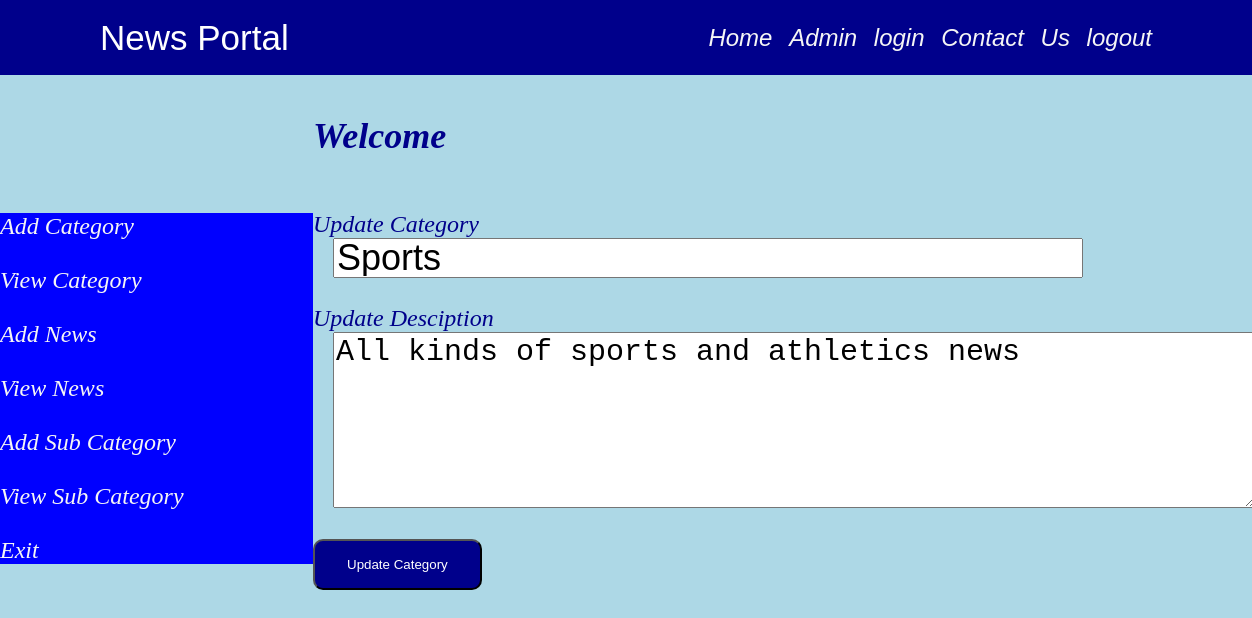
The page /newsportal/update_category.php?id=1 on the database its author committed.
### tables this page shows
CREATE TABLE `category` (
  `id` int(100) NOT NULL,
  `category_name` varchar(255) NOT NULL,
  `description` varchar(255) NOT NULL
);

### newsportal/update_category.php (the view, shortened to what this page needs)
<?php
	require_once "database.php";
	$conn = mysqli_connect($servername,$username,$password,$database);
		$category = "";
		$description = "";
		$sql = mysqli_query($conn,"select * from category where id='$_GET[id]'");
		while($row = mysqli_fetch_assoc($sql)){
			$category = $row['category_name'];
			$description = $row['description'];
		}
?>
<html>
<head>
	<?php
		include('header.php');
	?>
	<link rel="stylesheet" type="text/css" href="style.css">
</head>
<body bgcolor="#ADD8E6">
	<?php
			include('sidebar.php');
		?>
		<div class="floatright">
			<h2>Welcome <?php echo $_SESSION['ausername'];?></h2><br><br>
				<form action="" method='POST'>
					<label class="labelcontrol">Update Category</label><br>
					<input type="text" class="input" name="category" value="<?php echo $category;?>" size="70" required><br>
					<br>
					<label class="labelcontrol">Update Desciption</label><br>
					<textarea rows="5" cols="50" class="inputtext" name="description" required><?php echo $description;?></textarea><br>
					<br>
					<button type="submit" name="update" class="button1">Update Category</button>
				</form>
		</div>
</body>
</html>

### newsportal/style.css (style rules this page uses)
* { margin: 0px auto; padding: 0px auto; }
.input { height: 40px; width: 750px; font-size: 1.5em; margin-left: 20px; }
.inputtext { font-style: bold; font-size: 30px; margin-left: 20px; }
.floatright { margin-top: 20px; padding-top: 20px; float: right; width: 75%; height: 100% auto; font-size: 1.5em; font-style: italic; color: darkblue; }
.button1 { background-color: darkblue; padding: 16px 32px; margin: 4px 2px; color: white; margin-left: 0px; border-radius: 10px; }

### rows shown on the page
category: category "Sports", description "All kinds of sports and athletics news"
